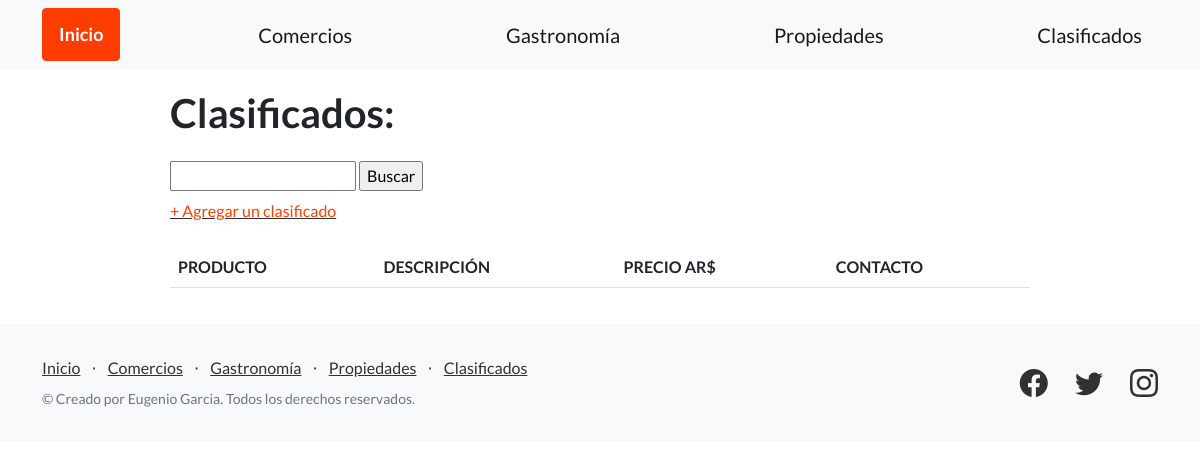
The app's page /clasificados/, older data.
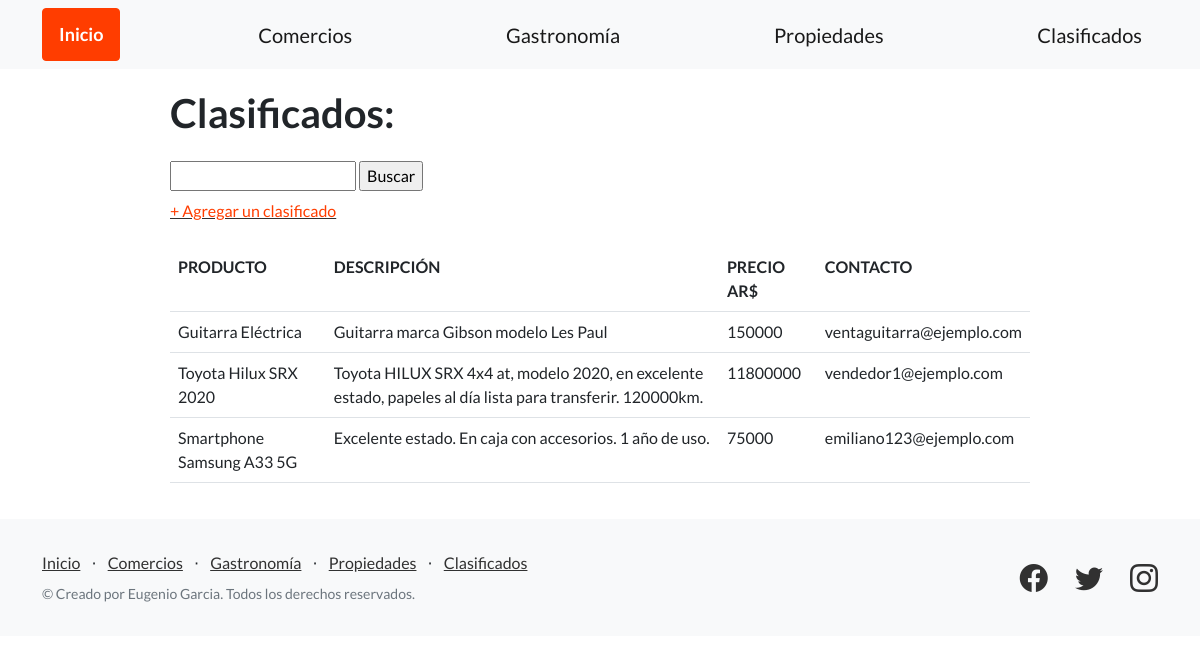
The same page, newer data.
### guia_ciudad/models.py (models this page shows, shortened)
class Clasificado(models.Model):
    producto = models.CharField(max_length=128)
    descripcion = models.TextField()
    precio = models.IntegerField()
    contacto = models.EmailField()

### guia_ciudad/views.py (the view)
# urls.py: path('clasificados/', listar_clasificados, name="listar_clasificados"),
def listar_clasificados(request):
    contexto = {
        'clasificados': Clasificado.objects.all()
    }
    return render(
        request=request,
        template_name='guia_ciudad/clasificados.html',
        context=contexto,
    )

### guia_ciudad/templates/guia_ciudad/clasificados.html (shortened to what this page needs)
{% extends "guia_ciudad/base.html" %}
{% block contenido %}
<section style="padding:20px 20px; margin-left: 150px; margin-right: 150px;">
    <h1 class="mb-4">Clasificados:</h1>
    <form class="form-label" action="{% url 'buscar_clasificados' %}" method="post">
        <input type="text" name="busqueda">
        <input type="submit" value="Buscar">
    </form>
    <div class="mb-4">
    <a href="{% url 'agregar_clasificado' %}"><FONT COLOR="#FF3D00">+ Agregar un clasificado</FONT></a>
    </div>
    <table class="table">
        <tr>
            <td><b>PRODUCTO</b></td>
            <td><b>DESCRIPCIÓN</b></td>
            <td><b>PRECIO AR$</b></td>
            <td><b>CONTACTO</b></td>
        </tr>
        {% for clasificado in clasificados %}
        <tr>
            <td>{{ clasificado.producto }}</td>
            <td>{{ clasificado.descripcion }}</td>
            <td>{{ clasificado.precio }}</td>
            <td>{{ clasificado.contacto }}</td>
        </tr>
        {% endfor %}
    </table>
</section>
{% endblock contenido %}

Row changes from the older to the newer data that the page shows:
added Clasificado: producto "Guitarra Eléctrica", descripcion "Guitarra marca Gibson modelo Les Paul", precio "150000", contacto "ventaguitarra@ejemplo.com"
added Clasificado: producto "Toyota Hilux SRX 2020", descripcion "Toyota HILUX SRX 4x4 at, modelo 2020, en excelente estado, papeles al día lista para transferir. 120000km.", precio "11800000", contacto "vendedor1@ejemplo.com"
added Clasificado: producto "Smartphone Samsung A33 5G", descripcion "Excelente estado. En caja con accesorios. 1 año de uso.", precio "75000", contacto "emiliano123@ejemplo.com"
